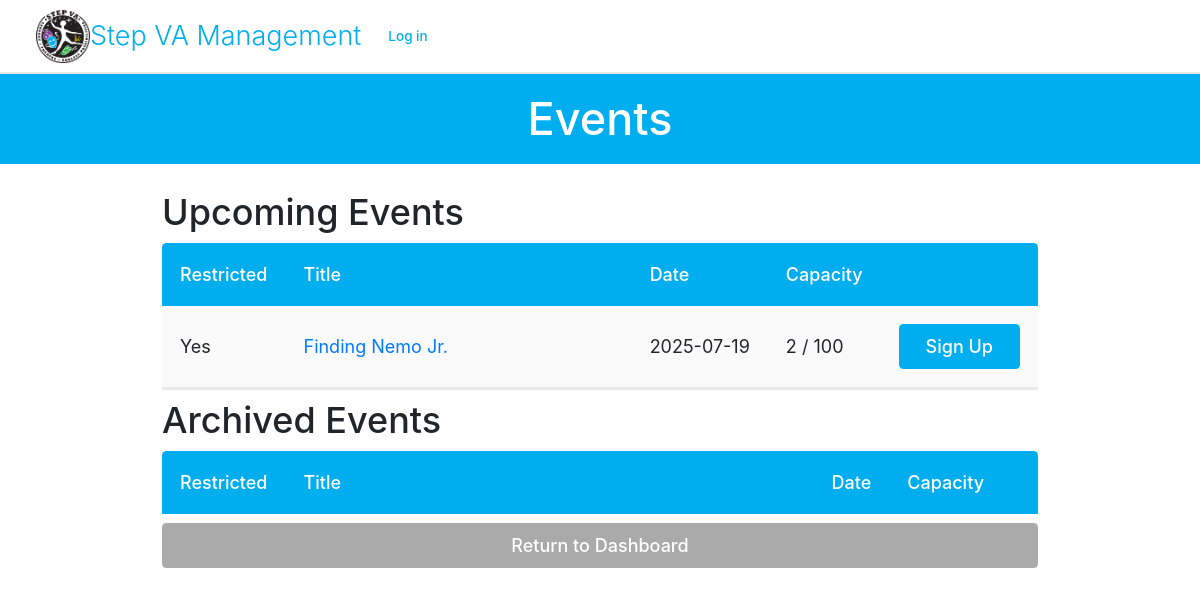
/viewAllEvents.php, run on an earlier commit of the app's database.
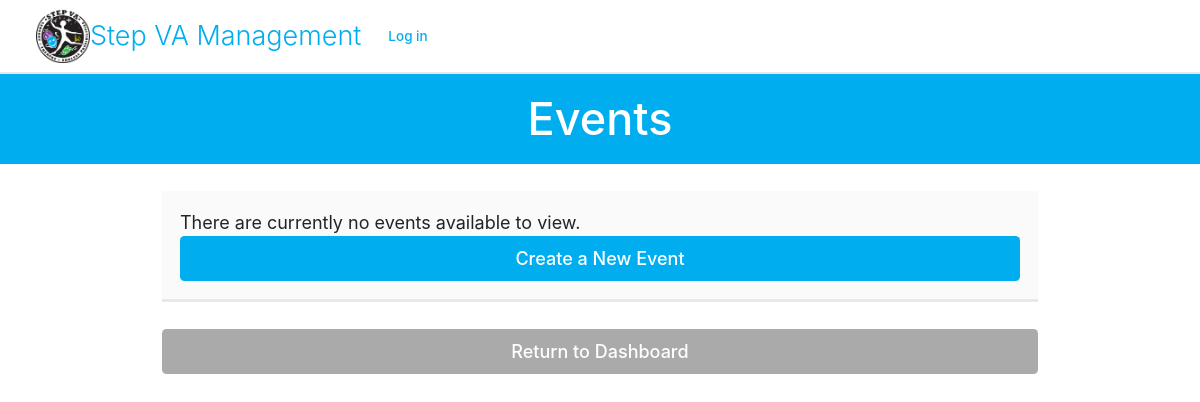
And on a later commit of the database.
### tables this page shows
CREATE TABLE `dbevents` (
  `id` int(11) NOT NULL AUTO_INCREMENT,
  `name` text NOT NULL,
  `date` char(10) NOT NULL,
  `startTime` char(5) NOT NULL,
  `endTime` char(5) NOT NULL,
  `description` text NOT NULL,
  `capacity` int(11) NOT NULL,
  `completed` text NOT NULL,
  `event_type` text NOT NULL,
  `restricted_signup` tinyint(1) NOT NULL,
  `location` text DEFAULT NULL,
  `restricted_volunteers` int(11) DEFAULT NULL,
  PRIMARY KEY (`id`)
);

### database/dbEvents.php (called while the page is built, shortened)
<?php
include_once(dirname(__FILE__).'/../domain/Event.php');
function check_if_signed_up($eventID, $userID) {
    $connection = connect();
    $query1 = "SELECT * FROM dbeventpersons WHERE eventID = '$eventID' and userID = '$userID'";
    $result1 = mysqli_query($connection, $query1);
    $row = mysqli_fetch_assoc($result1);
    if ($row) {
        return True;
    } else {
        return False;
    }
}
function fetch_event_signups($eventID) {
    $connection = connect();
    $query = "SELECT userID, position, notes FROM dbeventpersons WHERE eventID = '$eventID'";
    $result = mysqli_query($connection, $query);
    $signups = [];
    while ($row = mysqli_fetch_assoc($result)) {
        $signups[] = $row;
    }
    return $signups;
}
function make_an_event($result_row) {
    $theEvent = new Event(
                    $result_row['id'],
                    $result_row['name'],
                    date: $result_row['date'],
                    startTime: $result_row['startTime'],
                    endTime: $result_row['endTime'],
                    description: $result_row['description'],
                    capacity: $result_row['capacity'],
                    completed: $result_row['completed'],
                    event_type: $result_row['event_type'],
                    restricted_signup: $result_row['restricted_signup']
                );
    return $theEvent;
}
 function get_all_events_sorted_by_date_not_archived() {
    $con=connect();
    $query = "SELECT * FROM dbevents" .
            " WHERE completed = 'no'" .
            " ORDER BY date ASC";
    $result = mysqli_query($con,$query);
    $theEvents = array();
    while ($result_row = mysqli_fetch_assoc($result)) {
        $theEvent = make_an_event($result_row);
        $theEvents[] = $theEvent;
    }
    return $theEvents;
 }
function check_if_pending_sign_up($eventID, $userID) {
    $connection = connect();
    $stmt = $connection->prepare(
        "SELECT COUNT(*) FROM dbpendingsignups WHERE eventname = ? AND username = ?"
    );
    $stmt->bind_param("ss", $eventID, $userID);
    $stmt->execute();
    $stmt->bind_result($count);
    return $count > 0;
}

### domain/Event.php (called while the page is built, shortened)
<?php
class Event {
    private $name;
    private $date;
    private $capacity;
    private $restricted_signup;
    function __construct($id, $name, $date, $startTime, $endTime, $description, $capacity, $completed, $event_type, $restricted_signup) {
        $this->name = $name;
        $this->date = $date;
        $this->capacity = $capacity;
        $this->restricted_signup = $restricted_signup;
    }
    function getName() {
        return $this->name;
    }
    function getDate() {
        return $this->date;
    }
    function getCapacity() {
        return $this->capacity;
    }
    function getRestrictedSignup() {
        return $this->restricted_signup;
    }
}

### viewAllEvents.php (the view, shortened to what the rows shown need)
<?php
    $userID = null;
    include 'database/dbEvents.php';
?>
<!DOCTYPE html>
<html>
    <head>
        <?php require_once('universal.inc') ?>
        <link rel="stylesheet" href="css/messages.css"></link>
    </head>
    <body>
        <?php require_once('header.php') ?>
        <?php require_once('database/dbEvents.php');?>
        <h1>Events</h1>
        <main class="general">
            <?php
                $events = get_all_events_sorted_by_date_not_archived();
                $today = new DateTime();
                $upcomingEvents = array_filter($events, function($event) use ($today) {
                    $eventDate = new DateTime($event->getDate());
                    return $eventDate >= $today;
                });
                if (sizeof($upcomingEvents) > 0): ?>
                <div class="table-wrapper">
                    <h2>Upcoming Events</h2>
                    <table class="general">
                        <thead>
                            <tr>
                                <th style="width:1px">Restricted</th>
                                <th>Title</th>
                                <th style="width:1px">Date</th>
                                <th style="width:1px">Capacity</th>
                                <th style="width:1px"></th>
                            </tr>
                        </thead>
                        <tbody class="standout">
                            <?php
                                foreach ($upcomingEvents as $event) {
                                    $eventID = $event->getID();
                                    $title = $event->getName();
                                    $date = $event->getDate();
                                    $capacity = $event->getCapacity();
                                    $restricted_signup = $event->getRestrictedSignup();
                                    if ($restricted_signup == 0) {
                                        $restricted_signup = "No";
                                    } else {
                                        $restricted_signup = "Yes";
                                    }
                                    $signups = fetch_event_signups($eventID);
                                    $numSignups = count($signups);
                                    $isSignedUp = check_if_signed_up($eventID, $userID);
                                    $isPendingSignUp = check_if_pending_sign_up($eventID, $userID);
                                    echo "
                                    <tr data-event-id='$eventID'>
                                        <td>$restricted_signup</td>
                                        <td><a href='event.php?id=$eventID'>$title</a></td>
                                        <td>$date</td>
                                        <td>$numSignups / $capacity</td>";
                                    if ($isSignedUp) {
                                        if (isset($_GET['childID'])) {
                                            echo "<td><a class='button cancel' href='viewMyUpcomingEvents.php?childID=" . urlencode($userID) . "'>Already Signed Up!</a></td>";
                                        } else {
                                            echo "<td><a class='button cancel' href='viewMyUpcomingEvents.php'>Already Signed Up!</a></td>";
                                        }
                                    } elseif ($isPendingSignUp) {
                                        if (isset($_GET['childID'])) {
                                            echo "<td><a class='button cancel' href='viewMyUpcomingEvents.php?childID=" . urlencode($userID) . "'>Already Pending Sign Up!</a></td>";
                                        } else {
                                            echo "<td><a class='button cancel' href='viewMyUpcomingEvents.php'>Already Pending Sign Up!</a></td>";
                                        }
                                    } elseif ($numSignups >= $capacity) {
                                        echo "<td><a class='button sign-up' style='background-color:#c73d06'>Sign Ups Closed!</a></td>";
                                    } else {
                                        if (isset($_GET['childID'])) {
                                            echo "<td><a class='button sign-up' href='eventSignUp.php?event_id=" . urlencode($eventID) . "&restricted=" . urlencode($restricted_signup) . "&childID=" . urlencode($userID) . "'>Sign Up</a></td>";
                                        } else {
                                            echo "<td><a class='button sign-up' href='eventSignUp.php?event_id=" . urlencode($eventID) . "&restricted=" . urlencode($restricted_signup) . "'>Sign Up</a></td>";
                                        }
                                    }
                                    echo "</tr>";
                                }
                            ?>
                        </tbody>
                    </table>
                </div>
                <div class="table-wrapper">
                    <h2>Archived Events</h2>
                    <table class="general">
                        <thead>
                            <tr>
                                <th style="width:1px">Restricted</th>
                                <th>Title</th>
                                <th style="width:1px">Date</th>
                                <th style="width:1px">Capacity</th>
                                <th style="width:1px"></th>
                            </tr>
                        </thead>
                    </table>
                </div>
                <?php else: ?>
                <p class="no-events standout">There are currently no events available to view.<a class="button add" href="addEvent.php">Create a New Event</a> </p>
            <?php endif ?>
        </main>
    </body>
</html>

What changed in the data, as far as the page shows it:
removed dbevents: restricted_signup "Yes", name "Finding Nemo Jr.", date "2025-07-19", numSignups "2", capacity "100"
Also different on the page:
text no longer shown: "Upcoming Events Restricted Title Date Capacity Archived Events Restricted Title Date Capacity"
text now shown: "There are currently no events available to view. Create a New Event"
